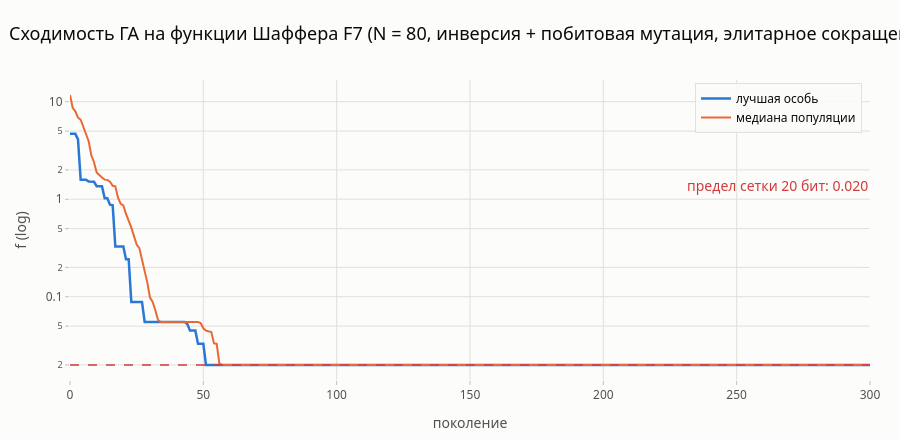

The code cell stored with this chart in its notebook:
### Code cell
g = np.arange(len(res['hist_best']))
fig = go.Figure()
fig.add_trace(go.Scatter(x=g, y=res['hist_best'], mode='lines', name='лучшая особь', line=dict(color=PALETTE[0], width=2.5)))
fig.add_trace(go.Scatter(x=g, y=res['hist_med'], mode='lines', name='медиана популяции', line=dict(color=PALETTE[1], width=2)))
fig.add_hline(y=F_FLOOR, line=dict(color=GOAL, dash='dash', width=1.5), annotation_text=f'предел сетки 20 бит: {F_FLOOR:.3f}',
              annotation_position='top right', annotation_font_color=GOAL)
fig.update_layout(title='Сходимость ГА на функции Шаффера F7 (N = 80, инверсия + побитовая мутация, элитарное сокращение)', xaxis_title='поколение',
                  yaxis_title='f (log)', yaxis_type='log', hovermode='x unified', height=440,
                  legend=dict(x=0.99, xanchor='right', y=0.99))
save(fig, '02_convergence', height=440)
fig.show()

### Figure 1 — Plotly figure (JSON) as saved in the notebook; plotly's stock layout.template omitted (floating-point values rounded to 4 significant figures; data arrays with more than 128 entries replaced by an {"elided": "..."} marker saying what was removed)
{"data": [{"line": {"color": "#2a78d6", "width": 2.5}, "mode": "lines", "name": "лучшая особь", "type": "scatter", "x": {"elided": "301 int values"}, "y": {"elided": "301 float values"}}, {"line": {"color": "#eb6834", "width": 2}, "mode": "lines", "name": "медиана популяции", "type": "scatter", "x": {"elided": "301 int values"}, "y": {"elided": "301 float values"}}], "layout": {"annotations": [{"font": {"color": "#d03b3b"}, "showarrow": false, "text": "предел сетки 20 бит: 0.020", "x": 1, "xanchor": "right", "xref": "x domain", "y": 0.01996, "yanchor": "bottom", "yref": "y"}], "height": 440, "hovermode": "x unified", "legend": {"x": 0.99, "xanchor": "right", "y": 0.99}, "shapes": [{"line": {"color": "#d03b3b", "dash": "dash", "width": 1.5}, "type": "line", "x0": 0, "x1": 1, "xref": "x domain", "y0": 0.01996, "y1": 0.01996, "yref": "y"}], "title": {"text": "Сходимость ГА на функции Шаффера F7 (N = 80, инверсия + побитовая мутация, элитарное сокращение)"}, "xaxis": {"title": {"text": "поколение"}}, "yaxis": {"title": {"text": "f (log)"}, "type": "log"}}}
